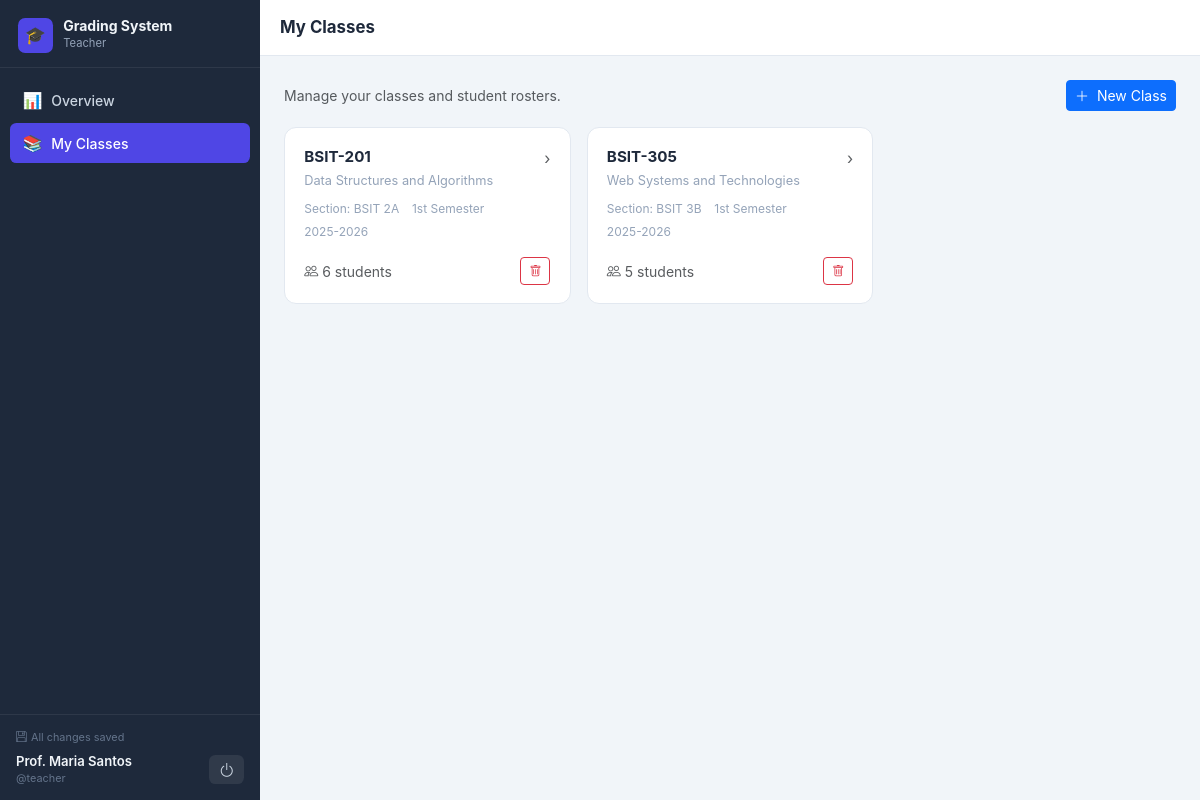
The page /teacher/dashboard.php?page=classes (signed in) on the database its author committed.
### tables this page shows
CREATE TABLE teachers (
  id INT AUTO_INCREMENT PRIMARY KEY,
  username VARCHAR(50) NOT NULL UNIQUE,
  password_hash VARCHAR(255) NOT NULL,
  name VARCHAR(150) NOT NULL,
  email VARCHAR(150) NOT NULL DEFAULT '',
  department VARCHAR(150) NOT NULL DEFAULT '',
  status ENUM('active','disabled') NOT NULL DEFAULT 'active',
  created_at DATETIME NOT NULL DEFAULT CURRENT_TIMESTAMP
);

CREATE TABLE classes (
  id INT AUTO_INCREMENT PRIMARY KEY,
  code VARCHAR(50) NOT NULL,
  subject VARCHAR(200) NOT NULL,
  section VARCHAR(100) NOT NULL,
  school_year VARCHAR(20) NOT NULL,
  semester VARCHAR(30) NOT NULL,
  teacher_id INT NOT NULL,
  class_standing DECIMAL(5,2) NOT NULL DEFAULT 20,
  major_exams DECIMAL(5,2) NOT NULL DEFAULT 40,
  performance_task DECIMAL(5,2) NOT NULL DEFAULT 20,
  activity_output DECIMAL(5,2) NOT NULL DEFAULT 20,
  created_at DATETIME NOT NULL DEFAULT CURRENT_TIMESTAMP,
  CONSTRAINT fk_classes_teacher FOREIGN KEY (teacher_id) REFERENCES teachers(id) ON DELETE CASCADE
);

### includes/auth.php (called while the page is built, shortened)
<?php
require_once __DIR__ . '/../config/db.php';
function base_url(): string {
    static $base = null;
    if ($base === null) {
        $docRoot = rtrim(str_replace('\\', '/', $_SERVER['DOCUMENT_ROOT'] ?? ''), '/');
        $appRoot = rtrim(str_replace('\\', '/', dirname(__DIR__)), '/');
        $base = ($docRoot !== '' && strpos($appRoot, $docRoot) === 0)
            ? substr($appRoot, strlen($docRoot))
            : '';
    }
    return $base;
}
function current_session(): ?array {
    $u = $_SESSION['user'] ?? null;
    $table = ($u['role'] ?? '') === 'admin' ? 'admins' : 'teachers';
    $sql = "SELECT id, username, name FROM $table WHERE id = ?";
    if ($table === 'teachers') $sql .= " AND status = 'active'";
    $stmt = get_db()->prepare($sql);
    $stmt->execute([$u['id']]);
    $account = $stmt->fetch();
    return $_SESSION['user'] = array_merge($u, $account);
}
function require_login(): array {
    $u = current_session();
    return $u;
}
function require_role(string $role): array {
    $u = require_login();
    return $u;
}
function h($v): string {
    return htmlspecialchars((string)$v, ENT_QUOTES, 'UTF-8');
}

### config/db.php (called while the page is built, shortened)
<?php
function get_db(): PDO {
    static $pdo = null;
    if ($pdo !== null) return $pdo;
    try {
        $pdo = new PDO('mysql:host=' . DB_HOST . ';port=' . DB_PORT . ';dbname=' . DB_NAME . ';charset=utf8mb4', DB_USER, DB_PASS, [
            PDO::ATTR_ERRMODE => PDO::ERRMODE_EXCEPTION,
            PDO::ATTR_DEFAULT_FETCH_MODE => PDO::FETCH_ASSOC,
            PDO::ATTR_EMULATE_PREPARES => false,
        ]);
        return $pdo;
    } catch (Throwable $e) {
        error_log('Database connection failed: ' . $e->getMessage());
        http_response_code(503);
        exit('Service temporarily unavailable. Please try again later.');
    }
}

### includes/roster.php (called while the page is built, shortened)
<?php
function final_grade_sql(): string {
    return 'ROUND(((s.quiz + s.oral + s.attendance) / 3 * c.class_standing
        + (s.prelim + s.final_exam) / 2 * c.major_exams
        + s.performance_task * c.performance_task + s.activity_output * c.activity_output) / 100, 2)';
}
function class_statistics(PDO $pdo, array $classIds): array {
    $marks = implode(',', array_fill(0, count($classIds), '?'));
    $grade = final_grade_sql();
    $stmt = $pdo->prepare("SELECT c.id, COUNT(s.id) AS total,
        COUNT($grade) AS completed, COALESCE(SUM($grade >= 75), 0) AS passed,
        COALESCE(SUM($grade < 75), 0) AS failed, ROUND(AVG($grade), 2) AS average
        FROM classes c LEFT JOIN students s ON s.class_id = c.id
        WHERE c.id IN ($marks) GROUP BY c.id");
    $stmt->execute($classIds);
    $result = [];
    foreach ($stmt as $row) {
        foreach (['total', 'completed', 'passed', 'failed'] as $key) $row[$key] = (int)$row[$key];
        $row['incomplete'] = $row['total'] - $row['completed'];
        $row['passRate'] = $row['completed'] ? round($row['passed'] / $row['completed'] * 100, 1) : null;
        $row['average'] = $row['average'] === null ? null : (float)$row['average'];
        $result[$row['id']] = $row;
    }
    return $result;
}

### teacher/dashboard.php (the view, shortened to what this page needs)
<?php
require_once __DIR__ . '/../includes/auth.php';
require_once __DIR__ . '/../includes/roster.php';
$u = require_role('teacher');
$page = $_GET['page'] ?? 'overview';
$assetBase = '../';
$pdo = get_db();
$navItems = [
    ['id' => 'overview', 'label' => 'Overview',   'icon' => '📊', 'href' => 'dashboard.php?page=overview'],
    ['id' => 'classes',  'label' => 'My Classes', 'icon' => '📚', 'href' => 'dashboard.php?page=classes'],
];
$activeId  = $page;
$pageTitle = $page === 'overview' ? 'Overview' : 'My Classes';
$roleLabel = 'Teacher';
require __DIR__ . '/../includes/layout_start.php';
?>
<?php
$stmt = $pdo->prepare('SELECT * FROM classes WHERE teacher_id = ? ORDER BY created_at DESC');
$stmt->execute([$u['id']]);
$myClasses = $stmt->fetchAll();
$classComputed = class_statistics($pdo, array_column($myClasses, 'id'));
$totalStudents = array_sum(array_column($classComputed, 'total'));
$passed = array_sum(array_column($classComputed, 'passed'));
$failed = array_sum(array_column($classComputed, 'failed'));
$passRate = ($passed + $failed) > 0 ? round(($passed / ($passed + $failed)) * 100) : 0;
?>
<?php if ($page === 'overview'): ?>
<div class="hero-banner">
  <h2>Welcome back, <?= h($u['name']) ?>! 👋</h2>
  <p>Here's a quick snapshot of your classes and student performance.</p>
</div>
<div class="row g-3 mb-4">
  <div class="col-6 col-lg-3">
    <div class="card border-0 shadow-sm h-100">
      <div class="card-body">
        <div class="stat-icon bg-indigo">📚</div>
        <p class="stat-value"><?= count($myClasses) ?></p>
        <p class="stat-label">My Classes</p>
      </div>
    </div>
  </div>
  <div class="col-6 col-lg-3">
    <div class="card border-0 shadow-sm h-100">
      <div class="card-body">
        <div class="stat-icon bg-blue">🎓</div>
        <p class="stat-value"><?= $totalStudents ?></p>
        <p class="stat-label">Total Students</p>
      </div>
    </div>
  </div>
  <div class="col-6 col-lg-3">
    <div class="card border-0 shadow-sm h-100">
      <div class="card-body">
        <div class="stat-icon bg-emerald">📈</div>
        <p class="stat-value"><?= $passRate ?>%</p>
        <p class="stat-label">Pass Rate (completed grades)</p>
      </div>
    </div>
  </div>
  <div class="col-6 col-lg-3">
    <div class="card border-0 shadow-sm h-100">
      <div class="card-body">
        <div class="stat-icon bg-red">⚠️</div>
        <p class="stat-value"><?= $failed ?></p>
        <p class="stat-label">At-Risk (Failing)</p>
      </div>
    </div>
  </div>
</div>
<div class="card border-0 shadow-sm">
  <div class="card-body">
    <h5 class="section-title">My Classes</h5>
    <div class="row g-3">
      <?php foreach ($myClasses as $c): $cc = $classComputed[$c['id']]; $rate = $cc['passRate'] ?? 0; ?>
      <div class="col-sm-6 col-xl-4">
        <div class="class-card" style="cursor:default;">
          <p class="code"><?= h($c['code']) ?></p>
          <p class="subject"><?= h($c['subject']) ?> — <?= h($c['section']) ?></p>
          <div class="d-flex align-items-center gap-2 mt-2">
            <div class="grade-bar flex-grow-1" style="width:auto;">
              <div class="fill <?= $rate>=75?'fill-pass':'fill-fail' ?>" style="width:<?= $rate ?>%"></div>
            </div>
            <span class="fw-semibold" style="font-size:.75rem;color:#64748b;"><?= $rate ?>% passing</span>
          </div>
        </div>
      </div>
      <?php endforeach; ?>
      <?php if (!$myClasses): ?>
      <div class="col-12">
        <p class="text-muted" style="font-size:.875rem;">No classes yet.</p>
      </div>
      <?php endif; ?>
    </div>
  </div>
</div>
<?php else:  ?>
<div class="d-flex align-items-center justify-content-between flex-wrap gap-2 mb-3">
  <p class="text-muted mb-0" style="font-size:.875rem;">Manage your classes and student rosters.</p>
  <button class="btn btn-primary btn-sm" data-bs-toggle="modal" data-bs-target="#newClassModal">
    <i class="bi bi-plus-lg me-1"></i> New Class
  </button>
</div>
<div class="row g-3">
  <?php foreach ($myClasses as $c): $cc = $classComputed[$c['id']]; ?>
  <div class="col-sm-6 col-xl-4">
    <div class="class-card" data-class-url="class.php?id=<?= (int)$c['id'] ?>" role="link" tabindex="0">
      <div class="d-flex justify-content-between align-items-start">
        <div>
          <p class="code"><?= h($c['code']) ?></p>
          <p class="subject"><?= h($c['subject']) ?></p>
        </div>
        <span class="text-muted">›</span>
      </div>
      <div class="meta">
        <span>Section: <?= h($c['section']) ?></span>
        <span><?= h($c['semester']) ?></span>
        <span><?= h($c['school_year']) ?></span>
      </div>
      <div class="d-flex align-items-center justify-content-between mt-3">
        <span class="text-muted d-flex align-items-center gap-1" style="font-size:.875rem;">
          <i class="bi bi-people"></i> <?= $cc['total'] ?> students
        </span>
        <button class="btn btn-outline-danger btn-sm" style="font-size:.75rem;"
                data-action="delete-class" data-id="<?= (int)$c['id'] ?>" data-name="<?= h($c['code']) ?>">
          <i class="bi bi-trash"></i>
        </button>
      </div>
    </div>
  </div>
  <?php endforeach; ?>
</div>
<?php endif; ?>
<?php require __DIR__ . '/../includes/layout_end.php'; ?>

### includes/layout_start.php (shortened to what this page needs)
<?php
$u = current_session();
?>
<!DOCTYPE html>
<html lang="en">
<head>
<link rel="stylesheet" href="https://cdn.jsdelivr.net/npm/bootstrap@5.3.3/dist/css/bootstrap.min.css">
<link rel="stylesheet" href="https://cdn.jsdelivr.net/npm/bootstrap-icons@1.11.3/font/bootstrap-icons.min.css">
<link rel="stylesheet" href="<?= h($assetBase ?? '') ?>assets/css/style.css">
</head>
<body class="app-body">
<div class="d-none d-lg-flex flex-column sidebar-static" id="sidebarStatic">
  <div class="sidebar-brand">
    <div class="brand-icon">🎓</div>
    <div>
      <p class="sb-title">Grading System</p>
      <p class="sb-role"><?= h($roleLabel) ?></p>
    </div>
  </div>
  <nav class="sidebar-nav flex-grow-1">
    <?php foreach ($navItems as $item): ?>
      <a href="<?= h($item['href']) ?>" class="sb-link <?= $item['id'] === $activeId ? 'active' : '' ?>">
        <span class="sb-icon"><?= $item['icon'] ?></span>
        <span><?= h($item['label']) ?></span>
      </a>
    <?php endforeach; ?>
  </nav>
  <div class="sidebar-foot">
    <div class="saved-line"><i class="bi bi-floppy me-1"></i><span data-save-status role="status">All changes saved</span></div>
    <div class="who-row">
      <div class="overflow-hidden">
        <p class="uname"><?= h($u['name'] ?? '') ?></p>
        <p class="uhandle">@<?= h($u['username'] ?? '') ?></p>
      </div>
      <form method="post" action="<?= h(base_url()) ?>/logout.php">
          <button type="submit" class="logout-btn" title="Logout"><i class="bi bi-power"></i></button>
      </form>
    </div>
  </div>
</div>
<div class="main-col">
  <header class="topbar">
    <h1 class="topbar-title"><?= h($pageTitle) ?></h1>
  </header>
  <main class="page-content">

### assets/css/style.css (style rules this page uses)
:root { --sb-bg: #1e293b; --sb-width: 260px; --indigo: #4f46e5; --indigo-dark: #4338ca; --emerald: #059669; --topbar-h: 56px; }
body { background: #f1f5f9; font-family: "Inter", system-ui, -apple-system, sans-serif; }
.sidebar-static { width: var(--sb-width); min-width: var(--sb-width); min-height: 100vh; background: var(--sb-bg); position: sticky; top: 0; height: 100vh; overflow-y: auto; flex-shrink: 0; }
.sidebar-brand { display: flex; align-items: center; gap: .65rem; padding: 1.1rem 1.1rem .9rem; border-bottom: 1px solid rgba(255,255,255,.07); flex-shrink: 0; }
.brand-icon { width: 2.2rem; height: 2.2rem; border-radius: .45rem; background: var(--indigo); display: flex; align-items: center; justify-content: center; font-size: 1.05rem; flex-shrink: 0; }
.sb-title { font-size: .875rem; font-weight: 700; color: #f1f5f9; line-height: 1.2; margin: 0; }
.sb-role { font-size: .7rem; color: #94a3b8; margin: 0; }
.sidebar-nav { padding: .75rem .65rem; overflow-y: auto; }
.sb-link { display: flex; align-items: center; gap: .6rem; padding: .52rem .75rem; border-radius: .4rem; color: #cbd5e1; font-size: .875rem; font-weight: 500; text-decoration: none; margin-bottom: 2px; transition: background .12s, color .12s; }
.sb-link.active { background: var(--indigo); color: #fff; }
.sb-icon { font-size: 1rem; width: 1.2rem; text-align: center; flex-shrink: 0; }
.sidebar-foot { border-top: 1px solid rgba(255,255,255,.07); padding: .85rem 1rem; flex-shrink: 0; }
.saved-line { font-size: .68rem; color: #64748b; margin-bottom: .5rem; }
.who-row { display: flex; align-items: center; justify-content: space-between; gap: .5rem; }
.uname { font-size: .82rem; font-weight: 600; color: #f1f5f9; margin: 0; line-height: 1.3; white-space: nowrap; overflow: hidden; text-overflow: ellipsis; }
.uhandle { font-size: .68rem; color: #64748b; margin: 0; }
.logout-btn { background: rgba(255,255,255,.08); border: none; color: #cbd5e1; border-radius: .4rem; padding: .42rem .58rem; font-size: 1rem; line-height: 1; transition: background .12s, color .12s; cursor: pointer; }
body.app-body { display: flex; flex-direction: row; min-height: 100vh; margin: 0; }
.main-col { flex: 1 1 0; min-width: 0; display: flex; flex-direction: column; min-height: 100vh; }
.topbar { position: sticky; top: 0; z-index: 200; height: var(--topbar-h); background: #fff; border-bottom: 1px solid #e2e8f0; padding: 0 1.25rem; display: flex; align-items: center; gap: .75rem; flex-shrink: 0; }
.topbar-title { font-size: 1.05rem; font-weight: 700; margin: 0; color: #1e293b; }
.page-content { flex: 1; padding: 1.5rem; }
.class-card { background: #fff; border: 1px solid #e2e8f0; border-radius: .75rem; padding: 1.1rem 1.2rem; cursor: pointer; transition: box-shadow .15s, transform .15s; height: 100%; }
.class-card .code { font-weight: 700; color: #1e293b; margin: 0; font-size: .95rem; }
.class-card .subject { font-size: .8rem; color: #94a3b8; margin: .15rem 0 0; }
.class-card .meta { font-size: .75rem; color: #94a3b8; margin-top: .65rem; display: flex; flex-wrap: wrap; gap: .3rem .8rem; }

### rows shown on the page
teachers: name "Prof. Maria Santos", username "teacher"
classes: code "BSIT-201", subject "Data Structures and Algorithms", section "BSIT 2A", semester "1st Semester", school_year "2025-2026", total "6"
classes: code "BSIT-305", subject "Web Systems and Technologies", section "BSIT 3B", semester "1st Semester", school_year "2025-2026", total "5"

### other values the page prints
$roleLabel "Teacher"
$item['icon'] "📊"
$item['label'] "Overview"
$item['icon'] "📚"
$item['label'] "My Classes"
$pageTitle "My Classes"
